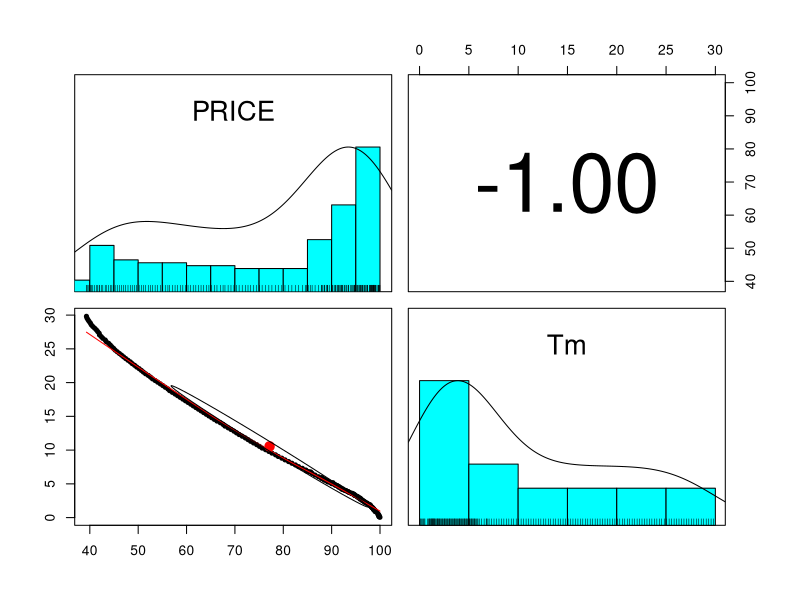
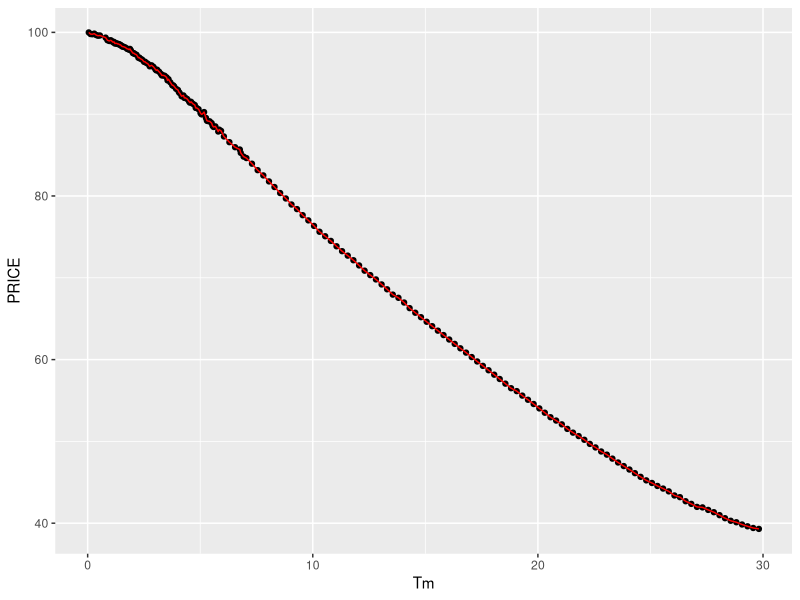
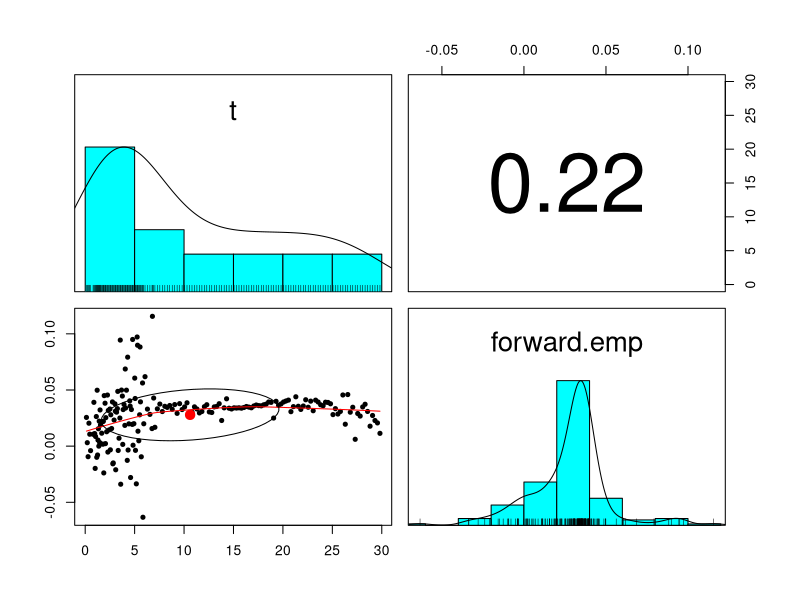
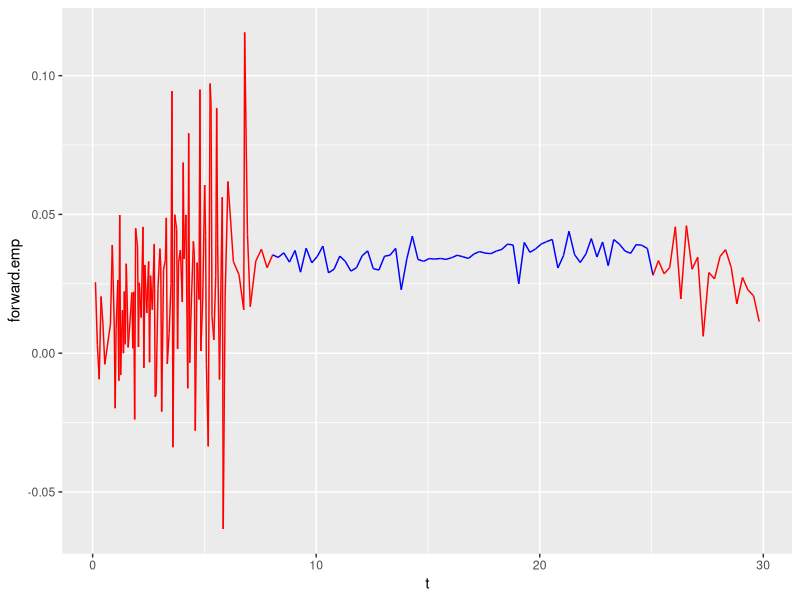
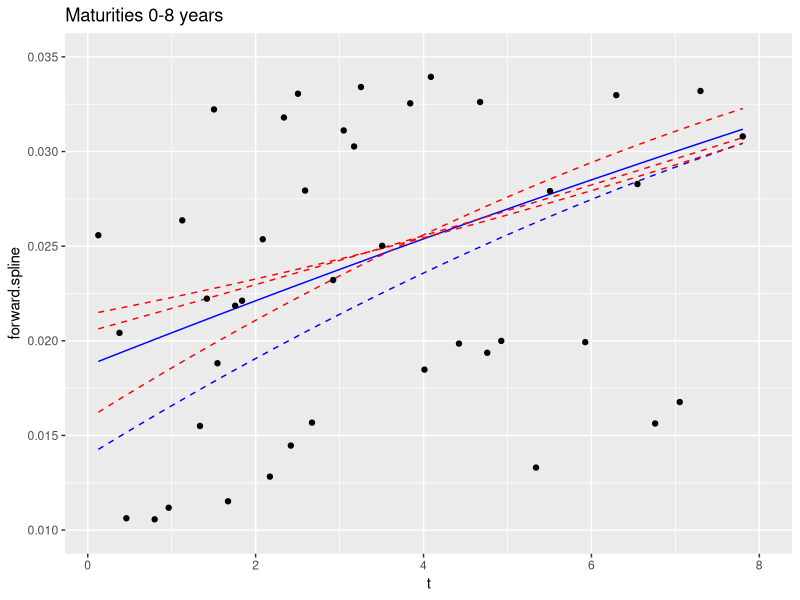
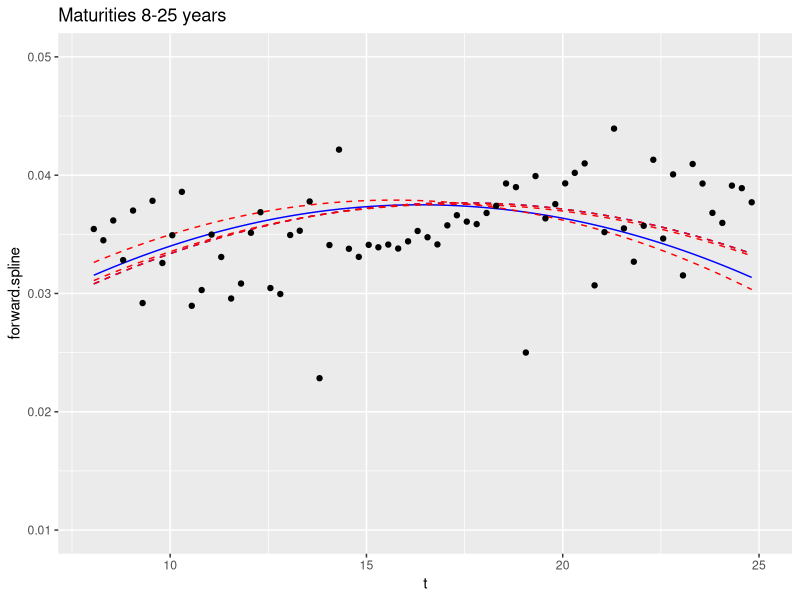
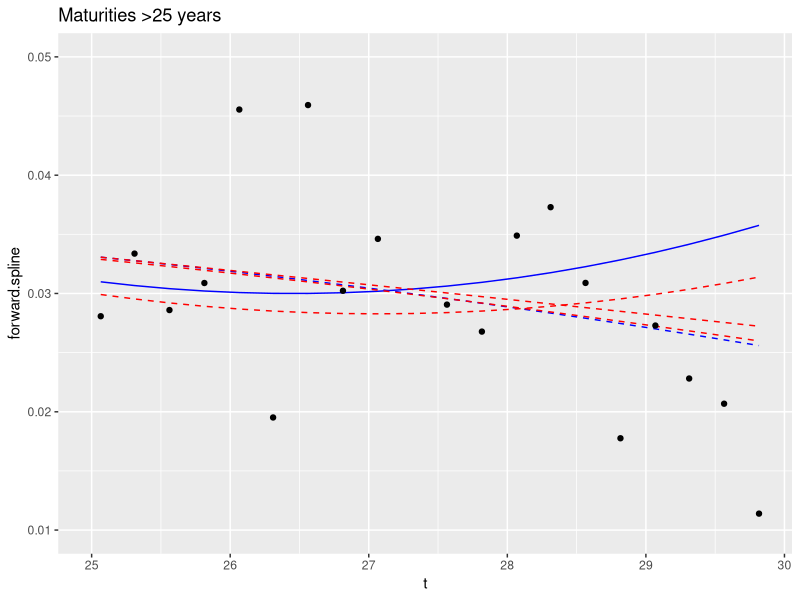
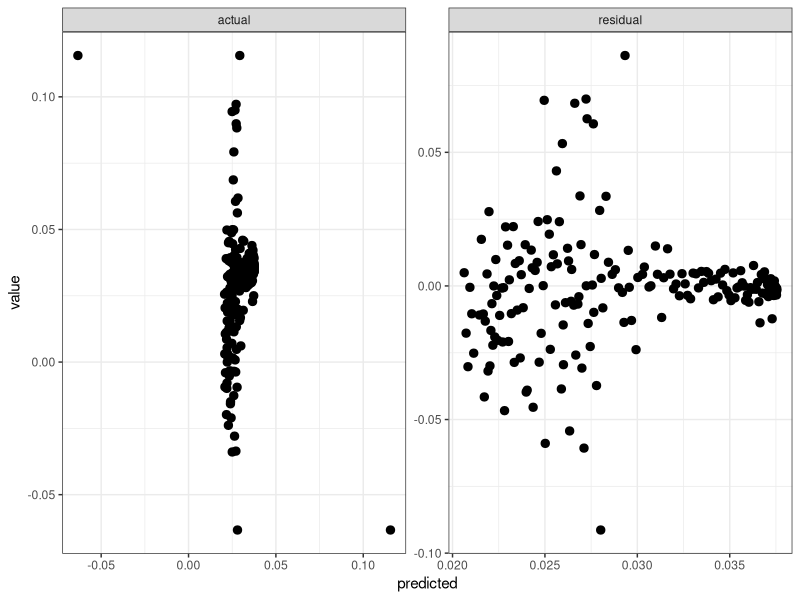

R code for these plots, in order:
## ---- chunk 1
knitr::opts_chunk$set(echo = TRUE, warning=FALSE, message=FALSE)
knitr::opts_chunk$set(tidy = TRUE)
knitr::opts_chunk$set(tidy.opts=list(width.cutoff=36))
knitr::opts_chunk$set(size = "small")
knitr::opts_hooks$set(fig.width = function(options) {
  if (options$fig.width < options$fig.height) {
    options$fig.width = options$fig.height
  }
  options
})
knitr::knit_hooks$set(mysize = function(before, options, envir) {
  if (before) 
    return(options$size)
})
## ---- chunk 2
# set working directory to source file location; /data is subdirectory with csv file
x.data <- read.csv("data/termstr20170127.csv")
head(x.data, n = 3)
tail(x.data, n = 3)
names(x.data)
x.data <-  x.data[order(x.data$MATURITY),]
x.data$Tm <- x.data$MATURITY / 365 # express MATURITY in years
x.data <- x.data[, -2]
str(x.data)
summary(x.data)
require(psych)
pairs.panels(x.data)
## ---- chunk 3
require(ggplot2)
ggplot(data = x.data, aes(x = Tm, y = PRICE)) + 
  geom_point() + geom_line(colour = "red")
# plot(x.data$MATURITY, x.data$PRICE, main = "STRIPS", xlab = "Maturity", ylab = "Price")
## ---- chunk 4
t <-  x.data$Tm[-1] # seq(0,30,length = 100)
forward.emp <-  -diff(log(x.data$PRICE))/diff(x.data$Tm)
forward.emp.df <- data.frame(t = t, forward.emp = forward.emp)
str(forward.emp.df)
pairs.panels(forward.emp.df)
## ---- chunk 5
col.emp <- ifelse(forward.emp.df$t < 8, "red", ifelse(forward.emp.df$t > 25, "red", "blue"))
forward.emp.df <- data.frame(t = t, forward.emp = forward.emp, col.emp = col.emp)
ggplot(forward.emp.df, aes(x = t, y = forward.emp)) + geom_line(colour = col.emp, group = 1)  + scale_colour_identity()
## ---- chunk 6
fit.spline <-  nls(PRICE ~ 100*exp(-theta_0*Tm 
      - (theta_1*Tm^2)/2 - (theta_2*Tm^3)/3 
      - (Tm<8)*(theta_3*(Tm-8)^3)/3
      - (Tm>25)*(theta_4*(Tm-25)^3)/3 ),
      data = x.data,
      start = list(theta_0=.01, theta_1=0.0024,
                 theta_2=-0.0001, theta_3=0.00001, theta_4=0.0001))
## ---- chunk 7
require(quantreg)
taus <- c(0.05, 0.50, 0.75)
fit.spline.q.05 <-  nlrq(PRICE ~ 100*exp(-theta_0*Tm 
      - (theta_1*Tm^2)/2 - (theta_2*Tm^3)/3 
      - (Tm<8)*(theta_3*(Tm-8)^3)/3
      - (Tm>25)*(theta_4*(Tm-25)^3)/3 ),
      data = x.data, tau = taus[1],
      start = list(theta_0=.01, theta_1=0.0024,
                 theta_2=-0.0001, theta_3=0.00001, theta_4=0.0001))
fit.spline.q.50 <-  nlrq(PRICE ~ 100*exp(-theta_0*Tm 
      - (theta_1*Tm^2)/2 - (theta_2*Tm^3)/3 
      - (Tm<8)*(theta_3*(Tm-8)^3)/3
      - (Tm>25)*(theta_4*(Tm-25)^3)/3 ),
      data = x.data, tau = taus[2],
      start = list(theta_0=.01, theta_1=0.0024,
                 theta_2=-0.0001, theta_3=0.00001, theta_4=0.0001))
fit.spline.q.75 <-  nlrq(PRICE ~ 100*exp(-theta_0*Tm 
      - (theta_1*Tm^2)/2 - (theta_2*Tm^3)/3 
      - (Tm<8)*(theta_3*(Tm-8)^3)/3
      - (Tm>25)*(theta_4*(Tm-25)^3)/3 ),
      data = x.data, tau = taus[3],
      start = list(theta_0=.01, theta_1=0.0024,
                 theta_2=-0.0001, theta_3=0.00001, theta_4=0.0001))
## ---- chunk 8
fit.quad <- nls(PRICE ~ 100*exp(-theta_0*Tm 
      - (theta_1*Tm^2)/2 - (theta_2*Tm^3)/3 
       ),
      data = x.data,
      start = list(theta_0=.01, theta_1=0.0024,
                 theta_2=-0.0001))
## ---- chunk 9
knitr::kable(summary(fit.spline)$coefficients, digits = 4)
(sigma.spline <- (summary(fit.spline)$sigma)^0.5)
knitr::kable(summary(fit.spline.q.05)$coefficients, digits = 4)
knitr::kable(summary(fit.spline.q.50)$coefficients, digits = 4)
knitr::kable(summary(fit.spline.q.75)$coefficients, digits = 4)
knitr::kable(summary(fit.quad)$coefficients, digits = 4)
(sigma.quad <- (summary(fit.quad)$sigma)^0.5)
## ---- chunk 10
coef.spline <-  summary(fit.spline)$coef[,1]
forward.spline <-  coef.spline[1] + coef.spline[2]*t + coef.spline[3]*t^2 +  (t < 8)*coef.spline[4]*(t-8)^2 + (t > 25)*coef.spline[5]*(t-25)^2
coef.spline <-  summary(fit.spline.q.05)$coef[,1]
forward.spline.q.05 <-  coef.spline[1] + coef.spline[2]*t+ coef.spline[3]*t^2 +  (t < 8)*coef.spline[4]*(t-8)^2 + (t > 25)*coef.spline[5]*(t-25)^2
coef.spline <-  summary(fit.spline.q.50)$coef[,1]
forward.spline.q.50 <-  coef.spline[1] + coef.spline[2]*t + coef.spline[3]*t^2 +  (t < 8)*coef.spline[4]*(t-8)^2 + (t > 25)*coef.spline[5]*(t-25)^2
coef.spline <-  summary(fit.spline.q.75)$coef[,1]
forward.spline.q.75 <-  coef.spline[1] + coef.spline[2]*t + coef.spline[3]*t^2 +  (t < 8)*coef.spline[4]*(t-8)^2 + (t > 25)*coef.spline[5]*(t-25)^2
coef.quad <-  summary(fit.quad)$coef[,1]
forward.quad <-  coef.spline[1] + coef.spline[2]*t + coef.spline[3]*t^2
str(forward.spline)
str(forward.spline.q.50)
str(forward.quad)
## ---- chunk 11
x.spl <- data.frame(t = t, forward.spline = forward.spline, forward.spline.q.05 = forward.spline.q.05, forward.spline.q.50 = forward.spline.q.50, forward.spline.q.75 = forward.spline.q.75, forward.quad = forward.quad, forward.emp = forward.emp)
str(x.spl)
# 0-8 years maturity
ggplot(data = x.spl, aes(x = t, y = forward.spline)) + geom_line(colour = "blue") + geom_line(aes(x = t, y = forward.quad), colour = "blue", linetype = "dashed") + geom_line(aes(x = t, y = forward.spline.q.05), colour = "red", linetype = "dashed") + geom_line(aes(x = t, y = forward.spline.q.50), colour = "red", linetype = "dashed") + geom_line(aes(x = t, y = forward.spline.q.75), colour = "red", linetype = "dashed") + geom_point(aes(x = t, y = forward.emp)) + ylim(0.01, 0.035) + xlim(min(t), 8) + ggtitle("Maturities 0-8 years")
# 8-25 years maturity
ggplot(data = x.spl, aes(x = t, y = forward.spline)) + geom_line(colour = "blue") + geom_line(aes(x = t, y = forward.quad), colour = "blue", linetype = "dashed") + geom_line(aes(x = t, y = forward.spline.q.05), colour = "red", linetype = "dashed") + geom_line(aes(x = t, y = forward.spline.q.50), colour = "red", linetype = "dashed") + geom_line(aes(x = t, y = forward.spline.q.75), colour = "red",linetype = "dashed") + geom_point(aes(x = t, y = forward.emp)) + ylim(0.01, 0.05) + xlim(8, 25) + ggtitle("Maturities 8-25 years")
# > 25 years maturity
ggplot(data = x.spl, aes(x = t, y = forward.spline)) + geom_line(colour = "blue") + geom_line(aes(x = t, y = forward.quad), colour = "blue", linetype = "dashed") + geom_line(aes(x = t, y = forward.spline.q.05), colour = "red", linetype = "dashed") + geom_line(aes(x = t, y = forward.spline.q.50), colour = "red", linetype = "dashed") + geom_line(aes(x = t, y = forward.spline.q.75), colour = "red", linetype = "dashed") + geom_point(aes(x = t, y = forward.emp)) + ylim(0.01, 0.05) + xlim(25, max(t)) + ggtitle("Maturities >25 years")
## ---- chunk 12
require(reshape2)
actual <- forward.emp
predicted <- forward.spline.q.50
residual <- actual - predicted
results <- data.frame(actual = actual, predicted = predicted, residual = residual)
# Insert comment here
min_xy <- min(min(results$actual), min(results$predicted))
max_xy <- max(max(results$actual), max(results$predicted))
# Insert comment here
plot.melt <- melt(results, id.vars = "predicted")
# Insert comment here
plot.data <- rbind(plot.melt, data.frame(predicted = c(min_xy, max_xy), variable = c("actual", "actual"), value = c(max_xy, min_xy)))
# Insert comment here
p <- ggplot(plot.data, aes(x = predicted, y = value)) + geom_point(size = 2.5) + theme_bw()
p <- p + facet_wrap(~variable, scales = "free")
p
## ---- chunk 13
p <- function(actual, pred.model1, pred.model2){
  
  library(ggplot2)
  library(reshape2)
  
  # calculate the residuals from actual vs. pred.model1 then create a data frame
  residual <- actual - pred.model1
  results <- data.frame(actual = actual, predicted = pred.model1, residual = residual)
  
  # convert the results data frame to long format
  plot.melt <- melt(results, id.vars = "predicted")
  
  # create 2 extra data points for plotting purposes only
  min_xy <- min(min(results$actual), min(results$predicted))
  max_xy <- max(max(results$actual), max(results$predicted))
  
  # bind plot.melt and the 2 new data points into a single data frame for plotting
  plot.data <- rbind(plot.melt, data.frame(predicted = c(min_xy, max_xy), variable = c("actual", "actual"), value = c(max_xy, min_xy)))

  # calculate the residuals from actual vs. pred.model2. then create a data frame
  residual <- actual - pred.model2
  results <- data.frame(actual = actual, predicted = pred.model2, residual = residual)
  
  # convert the results data frame to long format
  plot.melt2 <- melt(results, id.vars = "predicted")

  # plot both of plot.data and plot.melt2 data frames
  p <- ggplot(plot.data, aes(x = predicted, y = value)) + 
    geom_point(size = 2.5, col = "darkturquoise", alpha = 0.7) +
    geom_point(data = plot.melt2, aes(x = predicted, y = value), col = "brown1", alpha = 0.7, size = 2) +
    facet_wrap(~variable, scales = "free")

  return(p)
  
}

# plot forward.spline.q.50 and forward.spline.q.75
p(forward.emp, forward.spline.q.50, forward.spline.q.75)

# call this p() function on any other combinations of predictive models you want
